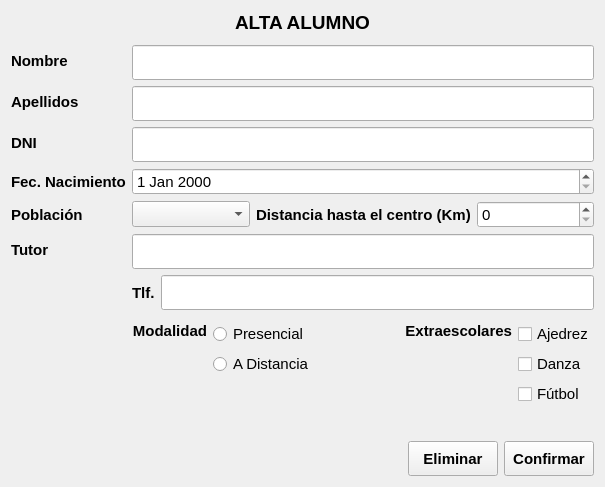
<?xml version="1.0" encoding="UTF-8"?>
<ui version="4.0">
 <class>students</class>
 <widget class="QWidget" name="students">
  <property name="geometry">
   <rect>
    <x>0</x>
    <y>0</y>
    <width>605</width>
    <height>487</height>
   </rect>
  </property>
  <property name="minimumSize">
   <size>
    <width>605</width>
    <height>487</height>
   </size>
  </property>
  <property name="maximumSize">
   <size>
    <width>605</width>
    <height>487</height>
   </size>
  </property>
  <property name="windowTitle">
   <string>Alta alumnos</string>
  </property>
  <layout class="QVBoxLayout" name="verticalLayout">
   <item>
    <widget class="QLabel" name="txt_title">
     <property name="font">
      <font>
       <pointsize>14</pointsize>
       <bold>true</bold>
       <stylestrategy>PreferDefault</stylestrategy>
      </font>
     </property>
     <property name="text">
      <string>ALTA ALUMNO</string>
     </property>
     <property name="alignment">
      <set>Qt::AlignmentFlag::AlignCenter</set>
     </property>
    </widget>
   </item>
   <item>
    <spacer name="verticalSpacer_6">
     <property name="orientation">
      <enum>Qt::Orientation::Vertical</enum>
     </property>
     <property name="sizeHint" stdset="0">
      <size>
       <width>20</width>
       <height>40</height>
      </size>
     </property>
    </spacer>
   </item>
   <item>
    <layout class="QFormLayout" name="formLayout_2">
     <item row="0" column="0">
      <widget class="QLabel" name="txt_name">
       <property name="font">
        <font>
         <pointsize>11</pointsize>
         <bold>true</bold>
        </font>
       </property>
       <property name="text">
        <string>Nombre</string>
       </property>
      </widget>
     </item>
     <item row="0" column="1">
      <widget class="QLineEdit" name="line_name">
       <property name="minimumSize">
        <size>
         <width>0</width>
         <height>35</height>
        </size>
       </property>
       <property name="maximumSize">
        <size>
         <width>16777215</width>
         <height>35</height>
        </size>
       </property>
       <property name="font">
        <font>
         <pointsize>11</pointsize>
        </font>
       </property>
      </widget>
     </item>
     <item row="1" column="0">
      <widget class="QLabel" name="txt_surname">
       <property name="font">
        <font>
         <pointsize>11</pointsize>
         <bold>true</bold>
        </font>
       </property>
       <property name="text">
        <string>Apellidos</string>
       </property>
      </widget>
     </item>
     <item row="1" column="1">
      <widget class="QLineEdit" name="line_surname">
       <property name="minimumSize">
        <size>
         <width>0</width>
         <height>35</height>
        </size>
       </property>
       <property name="maximumSize">
        <size>
         <width>16777215</width>
         <height>35</height>
        </size>
       </property>
       <property name="font">
        <font>
         <pointsize>11</pointsize>
        </font>
       </property>
      </widget>
     </item>
     <item row="2" column="0">
      <widget class="QLabel" name="txt_dni">
       <property name="font">
        <font>
         <pointsize>11</pointsize>
         <bold>true</bold>
        </font>
       </property>
       <property name="text">
        <string>DNI</string>
       </property>
      </widget>
     </item>
     <item row="2" column="1">
      <widget class="QLineEdit" name="line_dni">
       <property name="minimumSize">
        <size>
         <width>0</width>
         <height>35</height>
        </size>
       </property>
       <property name="maximumSize">
        <size>
         <width>16777215</width>
         <height>35</height>
        </size>
       </property>
       <property name="font">
        <font>
         <pointsize>11</pointsize>
        </font>
       </property>
      </widget>
     </item>
     <item row="3" column="0">
      <widget class="QLabel" name="txt_dob">
       <property name="font">
        <font>
         <pointsize>11</pointsize>
         <bold>true</bold>
        </font>
       </property>
       <property name="text">
        <string>Fec. Nacimiento</string>
       </property>
      </widget>
     </item>
     <item row="3" column="1">
      <widget class="QDateEdit" name="date_dob">
       <property name="font">
        <font>
         <pointsize>11</pointsize>
        </font>
       </property>
      </widget>
     </item>
     <item row="4" column="0">
      <widget class="QLabel" name="txt_city">
       <property name="font">
        <font>
         <pointsize>11</pointsize>
         <bold>true</bold>
        </font>
       </property>
       <property name="text">
        <string>Población</string>
       </property>
      </widget>
     </item>
     <item row="4" column="1">
      <layout class="QHBoxLayout" name="horizontalLayout_2">
       <item>
        <widget class="QComboBox" name="combo_city">
         <property name="font">
          <font>
           <pointsize>11</pointsize>
          </font>
         </property>
        </widget>
       </item>
       <item>
        <widget class="QLabel" name="txt_distant">
         <property name="font">
          <font>
           <pointsize>11</pointsize>
           <bold>true</bold>
          </font>
         </property>
         <property name="text">
          <string>Distancia hasta el centro (Km)</string>
         </property>
        </widget>
       </item>
       <item>
        <widget class="QSpinBox" name="spint_distant">
         <property name="font">
          <font>
           <pointsize>11</pointsize>
          </font>
         </property>
         <property name="maximum">
          <number>30</number>
         </property>
        </widget>
       </item>
      </layout>
     </item>
     <item row="5" column="0">
      <widget class="QLabel" name="txt_tutor">
       <property name="font">
        <font>
         <pointsize>11</pointsize>
         <bold>true</bold>
        </font>
       </property>
       <property name="text">
        <string>Tutor</string>
       </property>
      </widget>
     </item>
     <item row="5" column="1">
      <widget class="QLineEdit" name="line_tutor">
       <property name="minimumSize">
        <size>
         <width>0</width>
         <height>35</height>
        </size>
       </property>
       <property name="maximumSize">
        <size>
         <width>16777215</width>
         <height>35</height>
        </size>
       </property>
       <property name="font">
        <font>
         <pointsize>11</pointsize>
        </font>
       </property>
      </widget>
     </item>
     <item row="7" column="1">
      <spacer name="vcverticalSpacer_5">
       <property name="orientation">
        <enum>Qt::Orientation::Vertical</enum>
       </property>
       <property name="sizeHint" stdset="0">
        <size>
         <width>456</width>
         <height>13</height>
        </size>
       </property>
      </spacer>
     </item>
     <item row="8" column="1">
      <layout class="QHBoxLayout" name="horizontalLayout_4">
       <item>
        <layout class="QHBoxLayout" name="horizontalLayout_6">
         <item>
          <layout class="QVBoxLayout" name="verticalLayout_2">
           <item>
            <widget class="QLabel" name="txt_modality">
             <property name="font">
              <font>
               <pointsize>11</pointsize>
               <bold>true</bold>
              </font>
             </property>
             <property name="layoutDirection">
              <enum>Qt::LayoutDirection::LeftToRight</enum>
             </property>
             <property name="text">
              <string>Modalidad</string>
             </property>
             <property name="alignment">
              <set>Qt::AlignmentFlag::AlignRight|Qt::AlignmentFlag::AlignTrailing|Qt::AlignmentFlag::AlignVCenter</set>
             </property>
            </widget>
           </item>
           <item>
            <spacer name="verticalSpacer">
             <property name="orientation">
              <enum>Qt::Orientation::Vertical</enum>
             </property>
             <property name="sizeHint" stdset="0">
              <size>
               <width>20</width>
               <height>40</height>
              </size>
             </property>
            </spacer>
           </item>
          </layout>
         </item>
         <item>
          <layout class="QVBoxLayout" name="verticalLayout_5">
           <item>
            <widget class="QRadioButton" name="radio_presencial">
             <property name="font">
              <font>
               <pointsize>11</pointsize>
              </font>
             </property>
             <property name="text">
              <string>Presencial</string>
             </property>
            </widget>
           </item>
           <item>
            <widget class="QRadioButton" name="radio_distancia">
             <property name="font">
              <font>
               <pointsize>11</pointsize>
              </font>
             </property>
             <property name="text">
              <string>A Distancia</string>
             </property>
            </widget>
           </item>
           <item>
            <spacer name="verticalSpacer_2">
             <property name="orientation">
              <enum>Qt::Orientation::Vertical</enum>
             </property>
             <property name="sizeHint" stdset="0">
              <size>
               <width>20</width>
               <height>40</height>
              </size>
             </property>
            </spacer>
           </item>
          </layout>
         </item>
        </layout>
       </item>
       <item>
        <spacer name="horizontalSpacer_2">
         <property name="orientation">
          <enum>Qt::Orientation::Horizontal</enum>
         </property>
         <property name="sizeHint" stdset="0">
          <size>
           <width>40</width>
           <height>20</height>
          </size>
         </property>
        </spacer>
       </item>
       <item>
        <spacer name="horizontalSpacer_3">
         <property name="orientation">
          <enum>Qt::Orientation::Horizontal</enum>
         </property>
         <property name="sizeHint" stdset="0">
          <size>
           <width>40</width>
           <height>20</height>
          </size>
         </property>
        </spacer>
       </item>
       <item>
        <layout class="QHBoxLayout" name="horizontalLayout_3">
         <item>
          <layout class="QVBoxLayout" name="verticalLayout_3">
           <item>
            <widget class="QLabel" name="txt_activity">
             <property name="font">
              <font>
               <pointsize>11</pointsize>
               <bold>true</bold>
              </font>
             </property>
             <property name="text">
              <string>Extraescolares</string>
             </property>
             <property name="alignment">
              <set>Qt::AlignmentFlag::AlignRight|Qt::AlignmentFlag::AlignTrailing|Qt::AlignmentFlag::AlignVCenter</set>
             </property>
            </widget>
           </item>
           <item>
            <spacer name="verticalSpacer_3">
             <property name="orientation">
              <enum>Qt::Orientation::Vertical</enum>
             </property>
             <property name="sizeHint" stdset="0">
              <size>
               <width>20</width>
               <height>40</height>
              </size>
             </property>
            </spacer>
           </item>
          </layout>
         </item>
         <item>
          <layout class="QVBoxLayout" name="verticalLayout_4">
           <item>
            <widget class="QCheckBox" name="check_ajedrez">
             <property name="font">
              <font>
               <pointsize>11</pointsize>
              </font>
             </property>
             <property name="text">
              <string>Ajedrez</string>
             </property>
            </widget>
           </item>
           <item>
            <widget class="QCheckBox" name="check_danza">
             <property name="font">
              <font>
               <pointsize>11</pointsize>
              </font>
             </property>
             <property name="text">
              <string>Danza</string>
             </property>
            </widget>
           </item>
           <item>
            <widget class="QCheckBox" name="check_futbol">
             <property name="font">
              <font>
               <pointsize>11</pointsize>
              </font>
             </property>
             <property name="text">
              <string>Fútbol</string>
             </property>
            </widget>
           </item>
           <item>
            <spacer name="verticalSpacer_4">
             <property name="orientation">
              <enum>Qt::Orientation::Vertical</enum>
             </property>
             <property name="sizeHint" stdset="0">
              <size>
               <width>20</width>
               <height>40</height>
              </size>
             </property>
            </spacer>
           </item>
          </layout>
         </item>
        </layout>
       </item>
      </layout>
     </item>
     <item row="6" column="1">
      <layout class="QHBoxLayout" name="horizontalLayout_7">
       <item>
        <widget class="QLabel" name="txt_tlf">
         <property name="font">
          <font>
           <pointsize>11</pointsize>
           <bold>true</bold>
          </font>
         </property>
         <property name="text">
          <string>Tlf.</string>
         </property>
        </widget>
       </item>
       <item>
        <widget class="QLineEdit" name="line_tlf">
         <property name="minimumSize">
          <size>
           <width>0</width>
           <height>35</height>
          </size>
         </property>
         <property name="maximumSize">
          <size>
           <width>16777215</width>
           <height>35</height>
          </size>
         </property>
         <property name="font">
          <font>
           <pointsize>11</pointsize>
          </font>
         </property>
        </widget>
       </item>
      </layout>
     </item>
    </layout>
   </item>
   <item>
    <spacer name="verticalSpacer_8">
     <property name="orientation">
      <enum>Qt::Orientation::Vertical</enum>
     </property>
     <property name="sizeHint" stdset="0">
      <size>
       <width>20</width>
       <height>40</height>
      </size>
     </property>
    </spacer>
   </item>
   <item>
    <spacer name="verticalSpacer_7">
     <property name="orientation">
      <enum>Qt::Orientation::Vertical</enum>
     </property>
     <property name="sizeHint" stdset="0">
      <size>
       <width>20</width>
       <height>40</height>
      </size>
     </property>
    </spacer>
   </item>
   <item>
    <layout class="QHBoxLayout" name="horizontalLayout">
     <item>
      <spacer name="horizontalSpacer">
       <property name="orientation">
        <enum>Qt::Orientation::Horizontal</enum>
       </property>
       <property name="sizeHint" stdset="0">
        <size>
         <width>40</width>
         <height>20</height>
        </size>
       </property>
      </spacer>
     </item>
     <item>
      <widget class="QPushButton" name="btn_delete">
       <property name="sizePolicy">
        <sizepolicy hsizetype="Minimum" vsizetype="Minimum">
         <horstretch>0</horstretch>
         <verstretch>0</verstretch>
        </sizepolicy>
       </property>
       <property name="minimumSize">
        <size>
         <width>90</width>
         <height>35</height>
        </size>
       </property>
       <property name="font">
        <font>
         <pointsize>11</pointsize>
         <bold>true</bold>
        </font>
       </property>
       <property name="text">
        <string>Eliminar</string>
       </property>
      </widget>
     </item>
     <item>
      <widget class="QPushButton" name="btn_save">
       <property name="sizePolicy">
        <sizepolicy hsizetype="Minimum" vsizetype="Minimum">
         <horstretch>0</horstretch>
         <verstretch>0</verstretch>
        </sizepolicy>
       </property>
       <property name="minimumSize">
        <size>
         <width>90</width>
         <height>35</height>
        </size>
       </property>
       <property name="font">
        <font>
         <pointsize>11</pointsize>
         <bold>true</bold>
        </font>
       </property>
       <property name="text">
        <string>Confirmar</string>
       </property>
      </widget>
     </item>
    </layout>
   </item>
  </layout>
 </widget>
 <resources/>
 <connections/>
</ui>
